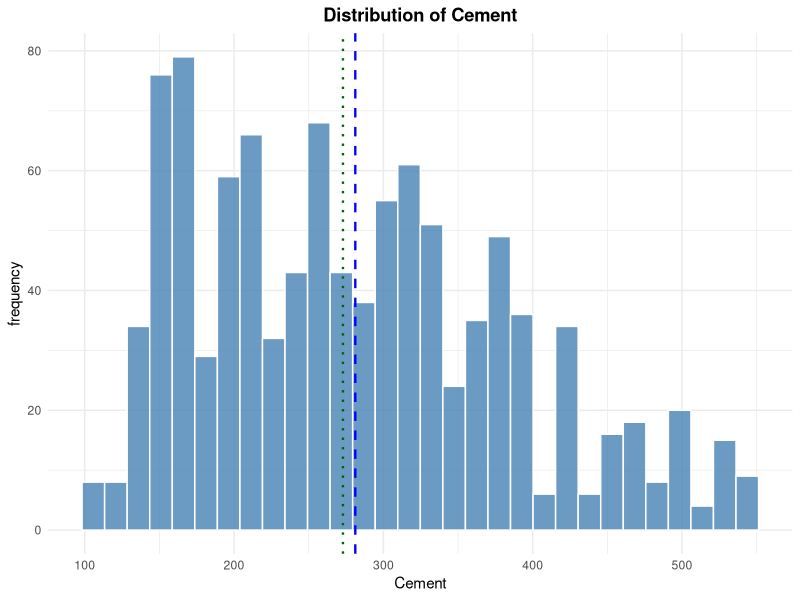
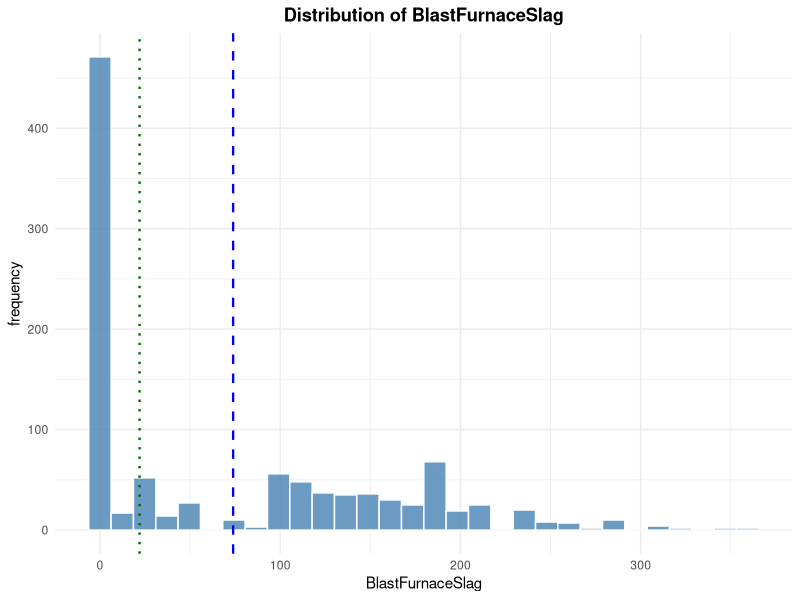
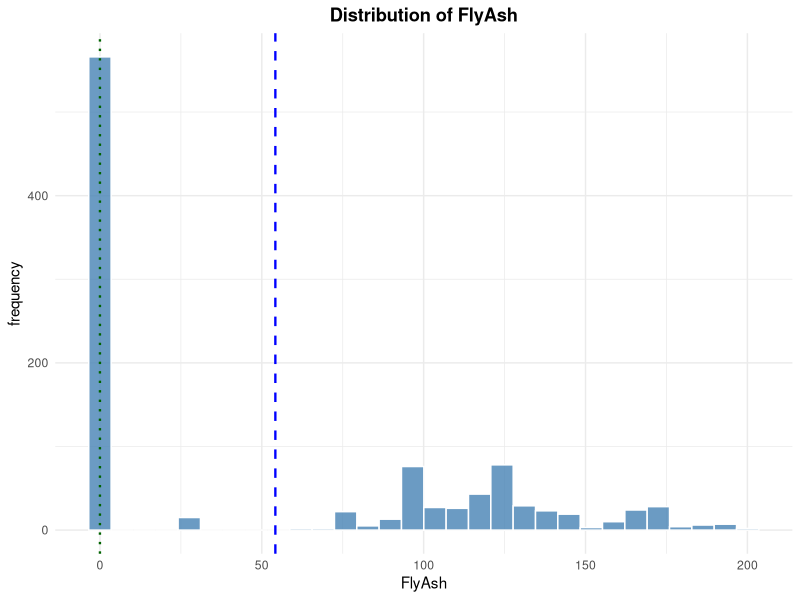
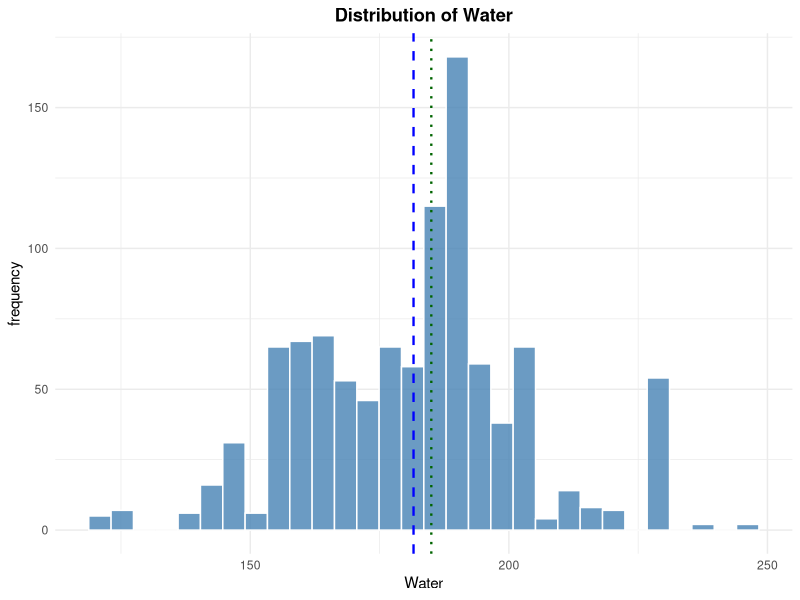
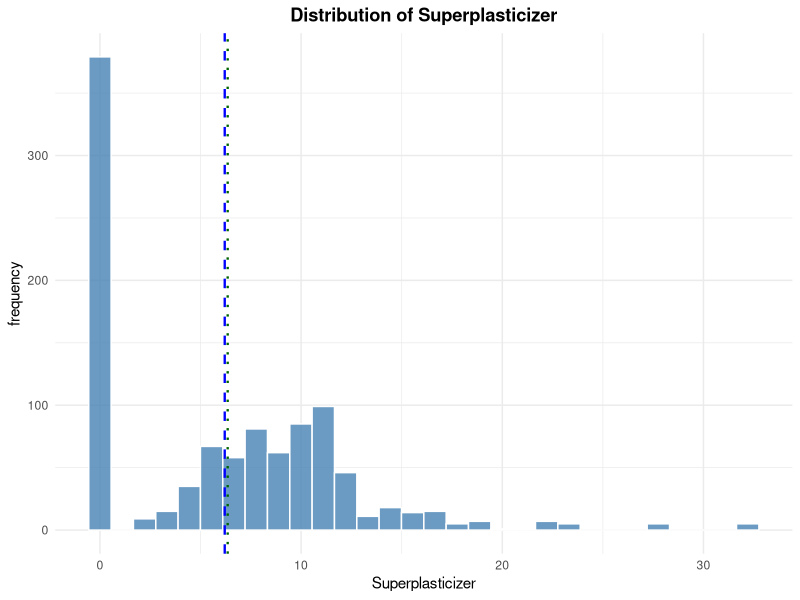
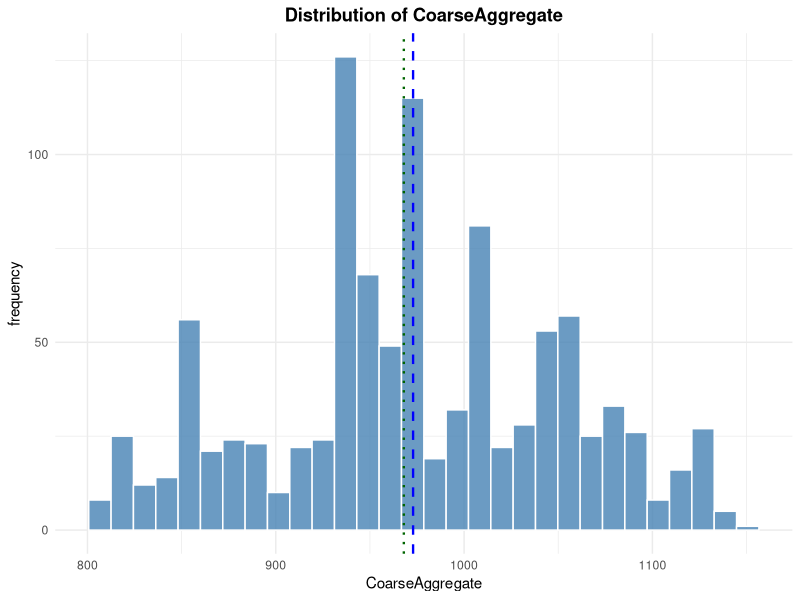
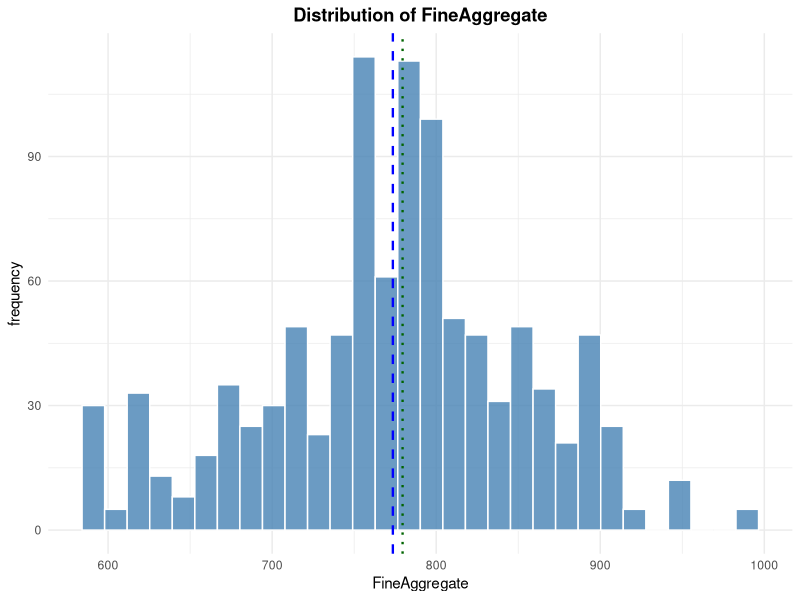
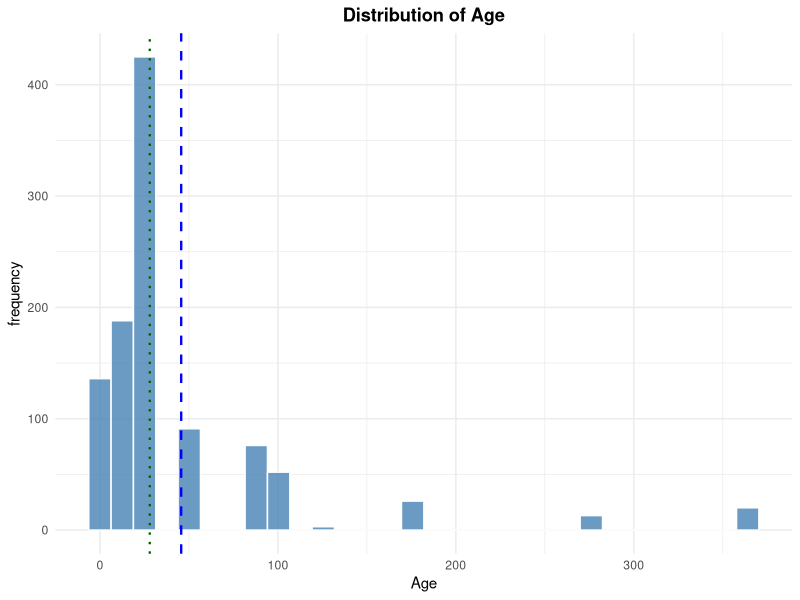

Recreate these plots in R, in order.
## ---- chunk 1

required_packages <- c(
  "tidyverse",
  "glmnet",
  "knitr",
  "kableExtra",
  "car",
  "readxl",
  "corrplot",
  "patchwork"
)
missing_packages <- required_packages[
  !vapply(required_packages, requireNamespace, logical(1), quietly = TRUE)
]
if (length(missing_packages)) {
  stop("Install the required packages before rendering: ",
       paste(missing_packages, collapse = ", "))
}

library(tidyverse)
library(glmnet)
library(knitr)
library(car)
library(kableExtra)
library(readxl)
library(ggplot2)
library(dplyr)
library(tidyr)
library(corrplot)


seeds <- list(
  split = 240200L,
  cv = 240300L,
  features = 240400L
)

## ---- chunk 2

split_rows <- function(n, train_prop = 0.80, seed) {
  stopifnot(n >= 10L, train_prop > 0, train_prop < 1)
  set.seed(seed)
  train <- sort(sample.int(n, floor(train_prop * n), replace = FALSE))
  list(train = train, test = setdiff(seq_len(n), train))
}

fit_scaler <- function(x, tol = 1e-12) {
  x <- as.matrix(x)
  center <- colMeans(x)
  centered <- sweep(x, 2L, center, "-")
  scale <- sqrt(colMeans(centered^2))
  keep <- is.finite(scale) & scale > tol
  if (!any(keep)) stop("No nonconstant training predictor remains.")
  list(
    center = center[keep],
    scale = scale[keep],
    keep = keep,
    dropped = colnames(x)[!keep]
  )
}

apply_scaler <- function(x, prep) {
  x <- as.matrix(x)[, prep$keep, drop = FALSE]
  x <- sweep(x, 2L, prep$center, "-")
  sweep(x, 2L, prep$scale, "/")
}

make_foldid <- function(n, k = 5L, seed) {
  if (k < 3L || k > n) stop("Require 3 <= k <= number of training rows.")
  set.seed(seed)
  sample(rep(seq_len(k), length.out = n))
}

render_table <- function(df, caption, align = NULL) {
  if (is.null(align)) {
    align <- paste(rep("c", ncol(df)), collapse = "")
  }

  kbl(
    df,
    caption = caption,
    booktabs = TRUE,
    align = align
  ) |>
    kable_styling(
      latex_options = c("hold_position", "striped"),
      position = "center",
      full_width = FALSE,
      font_size = 10
    ) |>
    row_spec(0, bold = TRUE)
}

plot_histogram <- function(data, title, x_title, y_title) { 
  plot <- ggplot(
    data.frame(Value = data), 
    aes(x = Value)
  ) + 
    geom_histogram(
      bins = 30, 
      fill = "steelblue", 
      color = "white", 
      alpha = 0.8 
    ) + 
    geom_vline(
      xintercept = mean(data, na.rm = TRUE), 
      color = "blue", 
      linetype = "dashed", 
      linewidth = 0.8
    ) + 
    geom_vline(
      xintercept = median(data, na.rm = TRUE), 
      color = "darkgreen", 
      linetype = "dotted", 
      linewidth = 0.8
    ) + 
    labs(
      title = title, 
      x = x_title, 
      y = y_title
    ) + 
    theme_minimal(base_size = 11) + 
    theme(
      plot.title = element_text(
        hjust = 0.5, 
        face = "bold"
      )
    ) 
  
  return(plot) 
}

ols_stepwise_regression <- function(x_train,
                                    y_train,
                                    direction = "both") {
  
  df <- as.data.frame(x_train)
  df$y <- y_train
  
  full_model <- lm(
    y ~ .,
    data = df
  )
  
  best_model <- step(
    full_model,
    direction = direction,
    trace = 0
  )
  
  return (best_model)
}

fit_cv_glmnet <- function(x, y, alpha, foldid) {
  glmnet::cv.glmnet(
    x = x,
    y = y,
    family = "gaussian",
    alpha = alpha,
    foldid = foldid,
    standardize = TRUE,
    intercept = TRUE,
    type.measure = "mse"
  )
}

regression_metrics <- function(actual, predicted) {
  
  actual <- as.numeric(actual)
  predicted <- as.numeric(predicted)
  
  rmse <- sqrt(
    mean((actual - predicted)^2)
  )
  
  mae <- mean(
    abs(actual - predicted)
  )
  
  r2 <- 1 - (
    sum((actual - predicted)^2) /
    sum((actual - mean(actual))^2)
  )
  
  data.frame(
    RMSE = rmse,
    MAE = mae,
    R2 = r2
  )
}

## ---- chunk 3
raw_data <- read_excel("Concrete_Data.xls")
old_column_names <- names(raw_data)
new_column_names <- c("Cement",
                      "BlastFurnaceSlag",
                      "FlyAsh",
                      "Water",
                      "Superplasticizer",
                      "CoarseAggregate",
                      "FineAggregate",
                      "Age",
                      "Strength")
names(raw_data) <- new_column_names

response <- "Strength"
predictors <- setdiff(names(raw_data), response)

# Basic structure
print("dimension of data")
dim(raw_data)
# Missing values
print("number of missing values")
colSums(is.na(raw_data))

## ---- chunk 4

for (name in new_column_names){
  print(plot_histogram(raw_data[[name]], 
                       paste("Distribution of", name), 
                       name,
                       "frequency"))
}

## ---- chunk 5
# Desired variable order: predictors first, Strength last
variable_order <- c(predictors, "Strength")

# Calculate mean and median for each variable
summary_stats <- raw_data %>%
  pivot_longer(
    cols = everything(),
    names_to = "Variable",
    values_to = "Value"
  ) %>%
  mutate(
    Variable = factor(Variable, levels = variable_order)
  ) %>%
  group_by(Variable) %>%
  summarise(
    Mean = mean(Value, na.rm = TRUE),
    Median = median(Value, na.rm = TRUE),
    .groups = "drop"
  )

# Histogram
raw_data %>%
  pivot_longer(
    cols = everything(),
    names_to = "Variable",
    values_to = "Value"
  ) %>%
  mutate(
    Variable = factor(Variable, levels = variable_order)
  ) %>%
  ggplot(aes(x = Value)) +
  geom_histogram(
    bins = 30,
    fill = "steelblue",
    color = "white",
    alpha = 0.8
  ) +
  geom_vline(
    data = summary_stats,
    aes(xintercept = Mean, color = "Mean"),
    linetype = "dashed",
    linewidth = 0.6
  ) +
  geom_vline(
    data = summary_stats,
    aes(xintercept = Median, color = "Median"),
    linetype = "dotted",
    linewidth = 0.6
  ) +
  facet_wrap(
    ~ Variable,
    scales = "free",
    ncol = 2
  ) +
  scale_color_manual(
    name = NULL,
    values = c(
      "Mean" = "blue",
      "Median" = "darkgreen"
    )
  ) +
  labs(
    title = "Distribution of Variables",
    x = NULL,
    y = "Frequency"
  ) +
  theme_minimal(base_size = 12) +
  theme(
    plot.title = element_text(
      hjust = 0.5,
      face = "bold",
      size = 16
    ),
    strip.text = element_text(
      size = 12,
      face = "bold"
    ),
    axis.text = element_text(size = 10),
    legend.position = "bottom"
  )

# Box plot
raw_data %>%
  pivot_longer(
    cols = everything(),
    names_to = "Variable",
    values_to = "Value"
  ) %>%
  mutate(
    Variable = factor(Variable, levels = variable_order)
  ) %>%
  ggplot(aes(x = "", y = Value)) +
  geom_boxplot() +
  facet_wrap(
    ~ Variable,
    scales = "free",
    ncol = 3
  ) +
  labs(
    title = "Boxplots of Variables",
    x = NULL,
    y = NULL
  ) +
  theme_minimal() +
  theme(
    axis.text.x = element_blank(),
    axis.ticks.x = element_blank(),
    strip.text = element_text(face = "bold")
  )
## ---- chunk 6
raw_data %>%
  pivot_longer(
    cols = all_of(predictors),
    names_to = "Predictor",
    values_to = "Value"
  ) %>%
  mutate(
    Predictor = factor(Predictor, levels = predictors)
  )%>%
  ggplot(aes(x = Value, y = Strength)) +
  geom_point(alpha = 0.35) +
  geom_smooth(
    method = "loess",
    se = FALSE
  ) +
  facet_wrap(
    ~ Predictor,
    scales = "free_x",
    ncol = 3
  ) +
  labs(
    title = "Relationships Between Predictors and Concrete Strength",
    x = NULL,
    y = "Concrete Compressive Strength (MPa)"
  ) +
  theme_minimal()
## ---- chunk 7

library(corrplot)

# -----------------------------------
# 1. Correlation among all variables
# -----------------------------------

numeric_variables <- names(raw_data)[
  sapply(raw_data, is.numeric)
]

cor_matrix <- cor(
  raw_data[numeric_variables],
  use = "pairwise.complete.obs",
  method = "pearson"
)

# Numerical correlation matrix
round(cor_matrix, 2)

## ---- chunk 8
# -----------------------------------
# 3. Correlation with Strength
# -----------------------------------

strength_cor <- cor_matrix[predictors, "Strength"]

data.frame(
  Predictor = predictors,
  Correlation_with_Strength = round(strength_cor, 2)
)
# -----------------------------------
# 2. Correlation heatmap
# -----------------------------------


corrplot(
  cor_matrix,
  method = "color",
  type = "upper",
  order = "hclust",
  addCoef.col = "black",
  tl.col = "black",
  tl.srt = 45,
  number.cex = 0.7
)

## ---- chunk 9

split <- split_rows(
    n = nrow(raw_data),
    train_prop = 0.80,
    seed = seeds$split
)

train_id <- split$train
test_id <- split$test

stopifnot(
    length(intersect(train_id, test_id)) == 0L
)

train_data <- raw_data[train_id, , drop=FALSE]
test_data  <- raw_data[test_id, , drop = FALSE]


## ---- chunk 10

iqr_outlier_summary <- function(x) {

  q1 <- unname(quantile(x, 0.25, na.rm = TRUE))
  q3 <- unname(quantile(x, 0.75, na.rm = TRUE))
  iqr <- q3 - q1

  lower <- q1 - 1.5 * iqr
  upper <- q3 + 1.5 * iqr

  outlier_flag <- x < lower | x > upper

  c(
    Lower_Bound = lower,
    Upper_Bound = upper,
    Number_of_Outliers = sum(outlier_flag, na.rm = TRUE),
    Percentage = mean(outlier_flag, na.rm = TRUE) * 100
  )
}

outlier_summary <- do.call(
  rbind,
  lapply(train_data, iqr_outlier_summary)
)

outlier_summary <- as.data.frame(outlier_summary)
outlier_summary$Variable <- rownames(outlier_summary)
rownames(outlier_summary) <- NULL

outlier_summary <- outlier_summary[
  , c(
    "Variable",
    "Lower_Bound",
    "Upper_Bound",
    "Number_of_Outliers",
    "Percentage"
  )
]
outlier_summary$Lower_Bound <- round(outlier_summary$Lower_Bound, 2)
outlier_summary$Upper_Bound <- round(outlier_summary$Upper_Bound, 2)
outlier_summary$Percentage <- round(outlier_summary$Percentage, 2)

outlier_summary
## ---- chunk 11
library(patchwork)

compare_transform <- function(data, raw_var, transformed_var, transformed_name) {

  # Original variable
  p_raw <- ggplot(
    data,
    aes(x = .data[[raw_var]], y = Strength)
  ) +
    geom_point(alpha = 0.3) +
    geom_smooth(
      method = "lm",
      se = FALSE,
      color = "red",
      linewidth = 0.8
    ) +
    geom_smooth(
      method = "loess",
      se = FALSE,
      color = "blue",
      linewidth = 0.8
    ) +
    labs(
      title = paste("Original:", raw_var),
      x = raw_var,
      y = "Concrete Compressive Strength (MPa)"
    ) +
    theme_minimal(base_size = 11) +
    theme(
      plot.title = element_text(
        hjust = 0.5,
        face = "bold"
      )
    )

  # Transformed variable
  temp_data <- data
  temp_data$Transformed <- transformed_var

  p_trans <- ggplot(
    temp_data,
    aes(x = Transformed, y = Strength)
  ) +
    geom_point(alpha = 0.3) +
    geom_smooth(
      method = "lm",
      se = FALSE,
      color = "red",
      linewidth = 0.8
    ) +
    geom_smooth(
      method = "loess",
      se = FALSE,
      color = "blue",
      linewidth = 0.8
    ) +
    labs(
      title = paste("Transformed:", transformed_name),
      x = transformed_name,
      y = "Concrete Compressive Strength (MPa)"
    ) +
    theme_minimal(base_size = 11) +
    theme(
      plot.title = element_text(
        hjust = 0.5,
        face = "bold"
      )
    )

  # Combine plots
  combined_plot <- p_raw + p_trans +
    plot_annotation(
      title = paste(
        "Effect of Transformation:",
        raw_var
      ),
      subtitle = "Red: Linear fit | Blue: LOESS smooth",
      theme = theme(
        plot.title = element_text(
          hjust = 0.5,
          face = "bold",
          size = 14
        ),
        plot.subtitle = element_text(
          hjust = 0.5,
          size = 10
        )
      )
    )

  return(combined_plot)
}

# Age
print(
  compare_transform(
    train_data,
    "Age",
    log(train_data$Age),
    "log(Age)"
  )
)

## ---- chunk 12

age_comparison <- data.frame(
  Form = c("Age", "log(Age)"),
  Correlation_with_Strength = c(
    cor(train_data$Age, train_data$Strength),
    cor(log(train_data$Age), train_data$Strength)
  )
)
age_comparison
## ---- chunk 13

train_clean <- train_data %>%
  mutate(
    # Transformation supported by EDA
    LogAge = log(Age), Water2 = Water^2,

    # Zero-presence indicators
    SlagPresent = as.integer(BlastFurnaceSlag > 0),
    FlyAshPresent = as.integer(FlyAsh > 0),
    SuperplasticizerPresent =
      as.integer(Superplasticizer > 0)
  ) %>%
  select(-Age)

test_clean <- test_data %>%
  mutate(
    LogAge = log(Age), Water2 = Water^2,

    SlagPresent = as.integer(BlastFurnaceSlag > 0),
    FlyAshPresent = as.integer(FlyAsh > 0),
    SuperplasticizerPresent =
      as.integer(Superplasticizer > 0)
  ) %>%
  select(-Age)

clean_predictors <- setdiff(
  names(train_clean),
  response
)

x_train_raw <- as.matrix(
  train_clean[, clean_predictors, drop = FALSE]
)
x_test_raw <- as.matrix(
  test_clean[, clean_predictors, drop = FALSE]
)
# Keep response on the original MPa scale
y_train <- train_clean[[response]]
y_test <- test_clean[[response]]


foldid <- make_foldid(
  n = nrow(train_clean),
  k = 5L,
  seed = seeds$cv
)

train_clean_binary <- train_data %>%
  mutate(
    # Transformation supported by EDA
    LogAge = log(Age), Water2 = Water^2,

    # Replace zero-heavy continuous variables by binary indicators
    BlastFurnaceSlag = as.integer(BlastFurnaceSlag > 0),
    FlyAsh = as.integer(FlyAsh > 0),
    Superplasticizer = as.integer(Superplasticizer > 0)
  ) %>%
  select(-Age)


test_clean_binary <- test_data %>%
  mutate(
    LogAge = log(Age), Water2 = Water^2,

    BlastFurnaceSlag = as.integer(BlastFurnaceSlag > 0),
    FlyAsh = as.integer(FlyAsh > 0),
    Superplasticizer = as.integer(Superplasticizer > 0)
  ) %>%
  select(-Age)


binary_predictors <- setdiff(
  names(train_clean_binary),
  response
)

x_train_binary <- as.matrix(
  train_clean_binary[, binary_predictors, drop = FALSE]
)

x_test_binary <- as.matrix(
  test_clean_binary[, binary_predictors, drop = FALSE]
)

# Keep response on original MPa scale
y_train_binary <- train_clean_binary[[response]]
y_test_binary <- test_clean_binary[[response]]

foldid_binary <- make_foldid(
  n = nrow(train_clean_binary),
  k = 5L,
  seed = seeds$cv
)

## ---- chunk 14

# Full model using the cleaned and engineered training data
vif_model <- lm(
  Strength ~ .,
  data = train_clean
)

vif_values <- car::vif(vif_model)

vif_table <- data.frame(
  Predictor = names(vif_values),
  VIF = as.numeric(vif_values)
)

vif_table <- vif_table[
  order(-vif_table$VIF),
]

vif_table$VIF <- round(
  vif_table$VIF,
  2
)

vif_table$Assessment <- cut(
  vif_table$VIF,
  breaks = c(-Inf, 5, 10, Inf),
  labels = c(
    "Acceptable",
    "High",
    "Very High"
  )
)

render_table(
  vif_table,
  caption = "Variance Inflation Factor (VIF) of Candidate Predictors"
)
## ---- chunk 15

full_step_model <- lm(
  Strength ~ .,
  data = train_clean
)

stepwise_model <- step(
  full_step_model,
  direction = "both",
  trace = 0
)

all_predictors <- setdiff(
  names(train_clean),
  response
)

selected_predictors <- names(
  coef(stepwise_model)
)[-1]

selection_table <- data.frame(
  Predictor = all_predictors,
  Selected = ifelse(
    all_predictors %in% selected_predictors,
    "Yes",
    "No"
  )
)

render_table(
  selection_table,
  caption = "Feature Selection Results from Stepwise AIC"
)
## ---- chunk 16

ols_model <- lm(
  Strength ~ .,
  data = train_clean
)

ols_summary <- summary(ols_model)$coefficients

p_values <- ols_summary[, "Pr(>|t|)"]

ols_coef <- data.frame(
  Predictor = rownames(ols_summary),
  Coefficient = round(ols_summary[, "Estimate"], 4),
  P_value = ifelse(
    p_values < 0.001,
    "< 0.001",
    sprintf("%.4f", p_values)
  )
)

rownames(ols_coef) <- NULL

render_table(
  ols_coef,
  caption = "OLS Baseline Model Coefficients"
)

par(mfrow = c(2, 2))
plot(ols_model)

## ---- chunk 17

ridge_cv <- fit_cv_glmnet(
  x = x_train_raw,
  y = y_train,
  alpha = 0,
  foldid = foldid
)

ridge_coef <- data.frame(
  Predictor = rownames(as.matrix(
    coef(ridge_cv, s = "lambda.min")
  )),
  Coefficient = as.numeric(
    coef(ridge_cv, s = "lambda.min")
  )
)

ridge_coef$Coefficient <- round(
  ridge_coef$Coefficient,
  4
)

render_table(
  ridge_coef,
  caption = "Ridge Regression Coefficients"
)

## ---- chunk 18

lasso_cv <- fit_cv_glmnet(
  x = x_train_raw,
  y = y_train,
  alpha = 1,
  foldid = foldid
)

lasso_coef <- data.frame(
  Predictor = rownames(as.matrix(
    coef(lasso_cv, s = "lambda.min")
  )),
  Coefficient = as.numeric(
    coef(lasso_cv, s = "lambda.min")
  )
)

lasso_coef$Coefficient <- round(
  lasso_coef$Coefficient,
  4
)

render_table(
  lasso_coef,
  caption = "Lasso Regression Coefficients"
)

## ---- chunk 19

alpha_grid <- seq(
  0.1,
  0.9,
  by = 0.1
)

elastic_results <- lapply(
  alpha_grid,
  function(alpha) {
    
    cv_fit <- fit_cv_glmnet(
      x = x_train_raw,
      y = y_train,
      alpha = alpha,
      foldid = foldid
    )
    
    data.frame(
      alpha = alpha,
      lambda = cv_fit$lambda.min,
      cv_mse = min(cv_fit$cvm)
    )
  }
)

elastic_results <- do.call(
  rbind,
  elastic_results
)

best_elastic <- elastic_results[
  which.min(elastic_results$cv_mse),
]

best_elastic

elastic_cv <- fit_cv_glmnet(
  x = x_train_raw,
  y = y_train,
  alpha = best_elastic$alpha,
  foldid = foldid
)

elastic_coef <- data.frame(
  Predictor = rownames(as.matrix(
    coef(elastic_cv, s = "lambda.min")
  )),
  Coefficient = as.numeric(
    coef(elastic_cv, s = "lambda.min")
  )
)

elastic_coef$Coefficient <- round(
  elastic_coef$Coefficient,
  4
)

render_table(
  elastic_coef,
  caption = "Elastic Net Regression Coefficients"
)

## ---- chunk 20

ols_pred <- predict(
  ols_model,
  newdata = test_clean
)

ols_metrics <- regression_metrics(
  actual = y_test,
  predicted = ols_pred
)

ridge_pred <- predict(
  ridge_cv,
  newx = x_test_raw,
  s = "lambda.min"
)

ridge_metrics <- regression_metrics(
  actual = y_test,
  predicted = ridge_pred
)

lasso_pred <- predict(
  lasso_cv,
  newx = x_test_raw,
  s = "lambda.min"
)

lasso_metrics <- regression_metrics(
  y_test,
  lasso_pred
)

elastic_pred <- predict(
  elastic_cv,
  newx = x_test_raw,
  s = "lambda.min"
)

elastic_metrics <- regression_metrics(
  actual = y_test,
  predicted = elastic_pred
)

evaluation_table <- data.frame(
  Model = c(
    "OLS",
    "Ridge",
    "Lasso",
    "Elastic Net"
  ),
  RMSE = c(
    ols_metrics$RMSE,
    ridge_metrics$RMSE,
    lasso_metrics$RMSE,
    elastic_metrics$RMSE
  ),
  MAE = c(
    ols_metrics$MAE,
    ridge_metrics$MAE,
    lasso_metrics$MAE,
    elastic_metrics$MAE
  ),
  R2 = c(
    ols_metrics$R2,
    ridge_metrics$R2,
    lasso_metrics$R2,
    elastic_metrics$R2
  )
)

evaluation_table$RMSE <- round(evaluation_table$RMSE, 4)
evaluation_table$MAE <- round(evaluation_table$MAE, 4)
evaluation_table$R2 <- round(evaluation_table$R2, 4)

render_table(
  evaluation_table,
  caption = "Test Set Performance Comparison"
)

## ---- chunk 21

data(ToothGrowth)

ToothGrowth$supp <- as.factor(ToothGrowth$supp)
ToothGrowth$dose <- as.factor(ToothGrowth$dose)

## ---- chunk 22
# Calculate an overall description of the continuous response.
tooth_overall_summary <- data.frame(
  N = nrow(ToothGrowth),
  Mean = mean(ToothGrowth$len),
  Median = median(ToothGrowth$len),
  Variance = var(ToothGrowth$len),
  SD = sd(ToothGrowth$len),
  Minimum = min(ToothGrowth$len),
  Maximum = max(ToothGrowth$len)
) |>
  mutate(across(where(is.numeric), ~ round(.x, 3)))

render_table(
  tooth_overall_summary,
  caption = "Overall Descriptive Statistics for Odontoblast Length"
)
## ---- chunk 23
# Summarise each of the six treatment combinations separately.
tooth_cell_summary <- ToothGrowth |>
  group_by(supp, dose) |>
  summarise(
    N = n(),
    Mean = mean(len),
    Median = median(len),
    Variance = var(len),
    SD = sd(len),
    .groups = "drop"
  ) |>
  mutate(across(c(Mean, Median, Variance, SD), ~ round(.x, 3))) |>
  rename(Supplement = supp, Dose = dose)

render_table(
  tooth_cell_summary,
  caption = "Odontoblast Length by Supplement and Dose"
)
## ---- chunk 24
# Box plots retain the individual dose groups and make within-cell spread visible.
tooth_boxplot <- ggplot(
  ToothGrowth,
  aes(x = dose, y = len, fill = supp)
) +
  geom_boxplot(position = position_dodge(width = 0.8), alpha = 0.80) +
  labs(
    title = "Odontoblast Length by Dose and Supplement",
    x = "Vitamin C dose (mg/day)",
    y = "Odontoblast length",
    fill = "Supplement"
  ) +
  theme_minimal(base_size = 11) +
  theme(plot.title = element_text(hjust = 0.5, face = "bold"))

print(tooth_boxplot)

# Non-parallel mean profiles are visual evidence of a possible interaction.
tooth_interaction_plot <- ggplot(
  ToothGrowth,
  aes(x = dose, y = len, colour = supp, group = supp)
) +
  stat_summary(fun = mean, geom = "line", linewidth = 0.9) +
  stat_summary(fun = mean, geom = "point", size = 2.8) +
  labs(
    title = "Interaction Plot of Cell Means",
    x = "Vitamin C dose (mg/day)",
    y = "Mean odontoblast length",
    colour = "Supplement"
  ) +
  theme_minimal(base_size = 11) +
  theme(plot.title = element_text(hjust = 0.5, face = "bold"))

print(tooth_interaction_plot)

# Faceting the histogram allows the overall response distributions to be
# compared between delivery methods without treating dose as continuous.
tooth_histogram <- ggplot(
  ToothGrowth,
  aes(x = len, fill = supp)
) +
  geom_histogram(bins = 10, colour = "white", alpha = 0.80) +
  facet_wrap(~ supp, nrow = 1) +
  labs(
    title = "Distribution of Odontoblast Length by Supplement",
    x = "Odontoblast length",
    y = "Frequency",
    fill = "Supplement"
  ) +
  theme_minimal(base_size = 11) +
  theme(
    plot.title = element_text(hjust = 0.5, face = "bold"),
    legend.position = "none"
  )

print(tooth_histogram)
## ---- chunk 25

data(ToothGrowth)

ToothGrowth$supp <- as.factor(ToothGrowth$supp)
ToothGrowth$dose <- as.factor(ToothGrowth$dose)

model <- aov(len ~ supp * dose, data = ToothGrowth)

anova_table <- anova(model)

anova_df <- data.frame(
  Source = rownames(anova_table),
  SS = anova_table$`Sum Sq`,
  df = anova_table$Df,
  MS = anova_table$`Mean Sq`,
  F = anova_table$`F value`,
  p.value = anova_table$`Pr(>F)`
)

total_row <- data.frame(
  Source = "Total",
  SS = sum(anova_df$SS, na.rm = TRUE),
  df = nrow(ToothGrowth) - 1,
  MS = NA,
  F = NA,
  p.value = NA
)


anova_df <- rbind(anova_df, total_row)

render_table(anova_df, "ANOVA result")


## ---- chunk 26
tooth_anova_raw <- summary(model)[[1]]
tooth_error_ss <- tooth_anova_raw["Residuals", "Sum Sq"]

tooth_effect_sizes <- data.frame(
  Effect = c("Supplement", "Dose", "Supplement x Dose"),
  Partial_Eta_Squared = c(
    tooth_anova_raw["supp", "Sum Sq"],
    tooth_anova_raw["dose", "Sum Sq"],
    tooth_anova_raw["supp:dose", "Sum Sq"]
  )
) |>
  mutate(
    Partial_Eta_Squared = round(
      Partial_Eta_Squared / (Partial_Eta_Squared + tooth_error_ss),
      3
    )
  )

render_table(
  tooth_effect_sizes,
  caption = "Partial Eta-Squared Effect Sizes"
)
## ---- chunk 27

model <- lm(len ~ supp * dose, data = ToothGrowth)

qqnorm(residuals(model))
qqline(residuals(model))

test <- shapiro.test(residuals(model))

shapiro_result <- data.frame(
  W = unname(test$statistic),
  p_value = test$p.value
)

rownames(shapiro_result) <- NULL

render_table(shapiro_result, "Result of Shapiro-Wilk Test")

## ---- chunk 28

plot(fitted(model), residuals(model),
     xlab = "Fitted values",
     ylab = "Residuals",
     main = "Residual Plot")

abline(h = 0, lty = 2)

library(car)

levene_result <- as.data.frame(
  leveneTest(len ~ supp * dose, data = ToothGrowth)
)

levene_result <- levene_result[1, , drop = FALSE]
render_table(levene_result, "Result of Levene's Test")

## ---- chunk 29

plot(residuals(model),
     type = "p",
     main = "Residuals vs Observation Order",
     xlab = "Observation order",
     ylab = "Residuals")

abline(h = 0, lty = 2)

library(lmtest)

test <- dwtest(model)

dw_result <- data.frame(
  DW = unname(test$statistic),
  p_value = test$p.value
)

render_table(dw_result, "Result of Durbin–Watson Test")

## ---- chunk 30

model <- aov(len ~ supp * dose, data = ToothGrowth)
tukey_dose <- as.data.frame(TukeyHSD(model, "dose")$dose)
mean_len <- mean(ToothGrowth$len)
tukey_dose$diff_mean <- tukey_dose$diff / mean_len
render_table(tukey_dose, "Resutls of Tukey's HSD on Dose")

## ---- chunk 31

ToothGrowth$treatment <- interaction(
  ToothGrowth$supp,
  ToothGrowth$dose
)

model_interaction <- aov(
  len ~ treatment,
  data = ToothGrowth
)

# Tukey HSD
tukey_interaction <- as.data.frame(
  TukeyHSD(model_interaction)$treatment
)

# Relative difference: diff / mean tooth length
mean_len <- mean(ToothGrowth$len)

tukey_interaction$diff_mean <- 
  tukey_interaction$diff / mean_len

render_table(tukey_interaction, "Results of Tukey's HSD on Interaction")

tukey_interaction$comparison <- rownames(tukey_interaction)

# Split comparison into the two groups
tukey_interaction$Group1 <- sub(
  "-.*",
  "",
  tukey_interaction$comparison
)

tukey_interaction$Group2 <- sub(
  ".*-",
  "",
  tukey_interaction$comparison
)

# All treatment groups
groups <- c(
  "VC.0.5",
  "VC.1",
  "VC.2",
  "OJ.0.5",
  "OJ.1",
  "OJ.2"
)

# Create complete 6 x 6 grid
heatmap_data <- expand.grid(
  Group1 = groups,
  Group2 = groups
)

heatmap_data$diff_mean <- NA
heatmap_data$p_adj <- NA

# Fill the matrix
for (i in 1:nrow(tukey_interaction)) {

  g1 <- tukey_interaction$Group1[i]
  g2 <- tukey_interaction$Group2[i]

  relative_diff <- tukey_interaction$diff_mean[i]
  p_value <- tukey_interaction$`p adj`[i]

  # Original direction
  heatmap_data$diff_mean[
    heatmap_data$Group1 == g1 &
    heatmap_data$Group2 == g2
  ] <- relative_diff

  heatmap_data$p_adj[
    heatmap_data$Group1 == g1 &
    heatmap_data$Group2 == g2
  ] <- p_value

  # Reverse direction
  heatmap_data$diff_mean[
    heatmap_data$Group1 == g2 &
    heatmap_data$Group2 == g1
  ] <- -relative_diff

  heatmap_data$p_adj[
    heatmap_data$Group1 == g2 &
    heatmap_data$Group2 == g1
  ] <- p_value
}

# Only significant differences get the colour scale.
# Non-significant differences become NA -> grey.
heatmap_data$fill_value <- ifelse(
  heatmap_data$p_adj < 0.05,
  heatmap_data$diff_mean,
  NA
)

# Set desired order
heatmap_data$Group1 <- factor(
  heatmap_data$Group1,
  levels = groups
)

heatmap_data$Group2 <- factor(
  heatmap_data$Group2,
  levels = groups
)

# Heatmap
ggplot2::ggplot(
  heatmap_data,
  ggplot2::aes(
    x = Group1,
    y = Group2
  )
) +
  ggplot2::geom_tile(
    ggplot2::aes(fill = fill_value),
    color = "white"
  ) +
  ggplot2::geom_text(
    ggplot2::aes(
      label = ifelse(
        is.na(diff_mean),
        "",
        sprintf("%.2f", diff_mean)
      )
    ),
    size = 3
  ) +
  ggplot2::scale_fill_gradient2(
    low = "#2166AC",
    mid = "white",
    high = "#B2182B",
    midpoint = 0,
    na.value = "grey80",
    name = "Difference / Mean"
  ) +
  ggplot2::coord_fixed() +
  ggplot2::labs(
    title = "Tukey HSD Relative Mean Differences",
    subtitle = "Non-significant differences are greyed out",
    x = NULL,
    y = NULL
  ) +
  ggplot2::theme_minimal(base_size = 11) +
  ggplot2::theme(
    plot.title = ggplot2::element_text(
      hjust = 0.5,
      face = "bold"
    ),
    plot.subtitle = ggplot2::element_text(
      hjust = 0.5
    ),
    axis.text.x = ggplot2::element_text(
      angle = 45,
      hjust = 1
    ),
    panel.grid = ggplot2::element_blank()
  )
